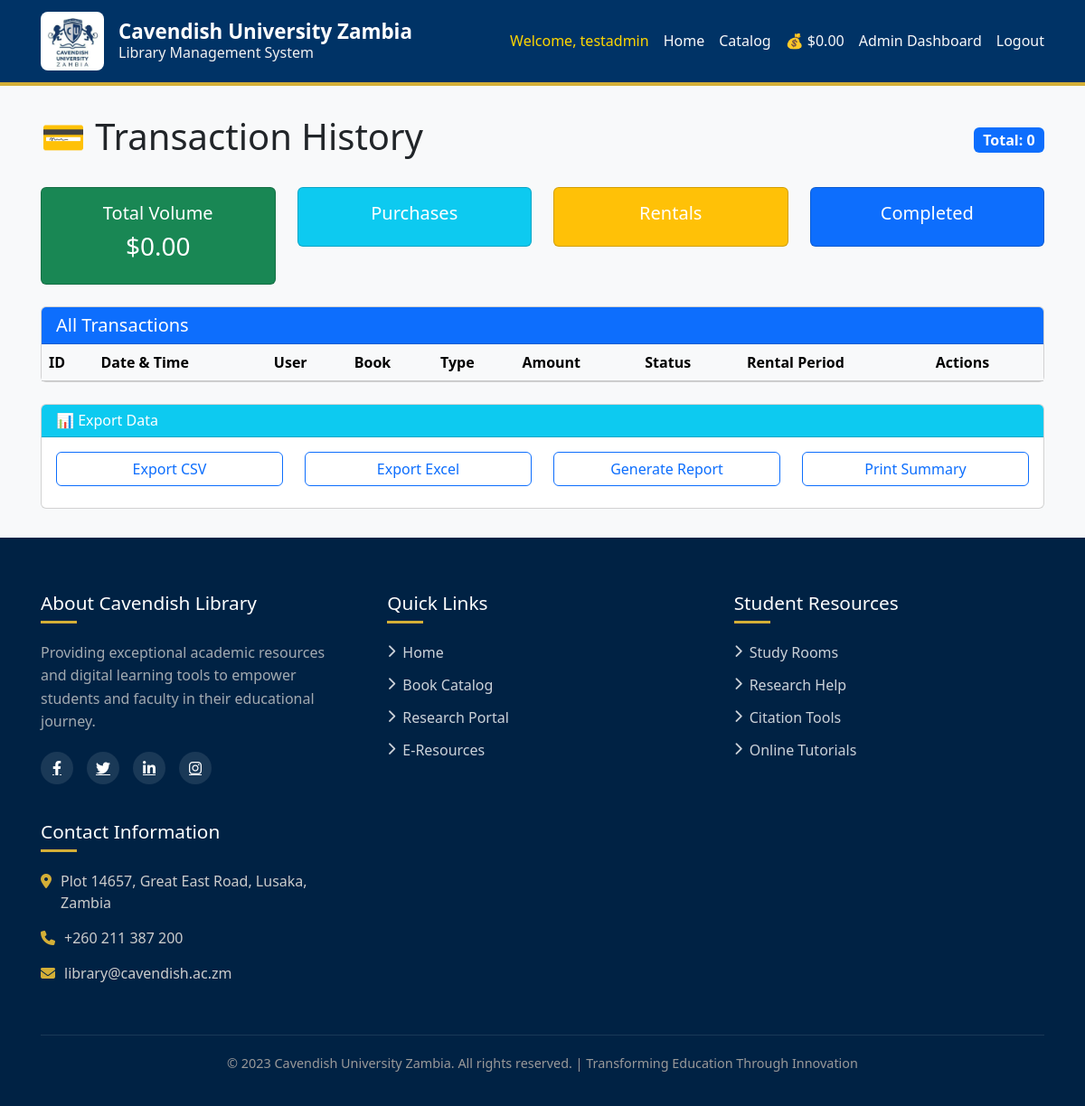
The app's page /admin/transactions (signed in), older data.
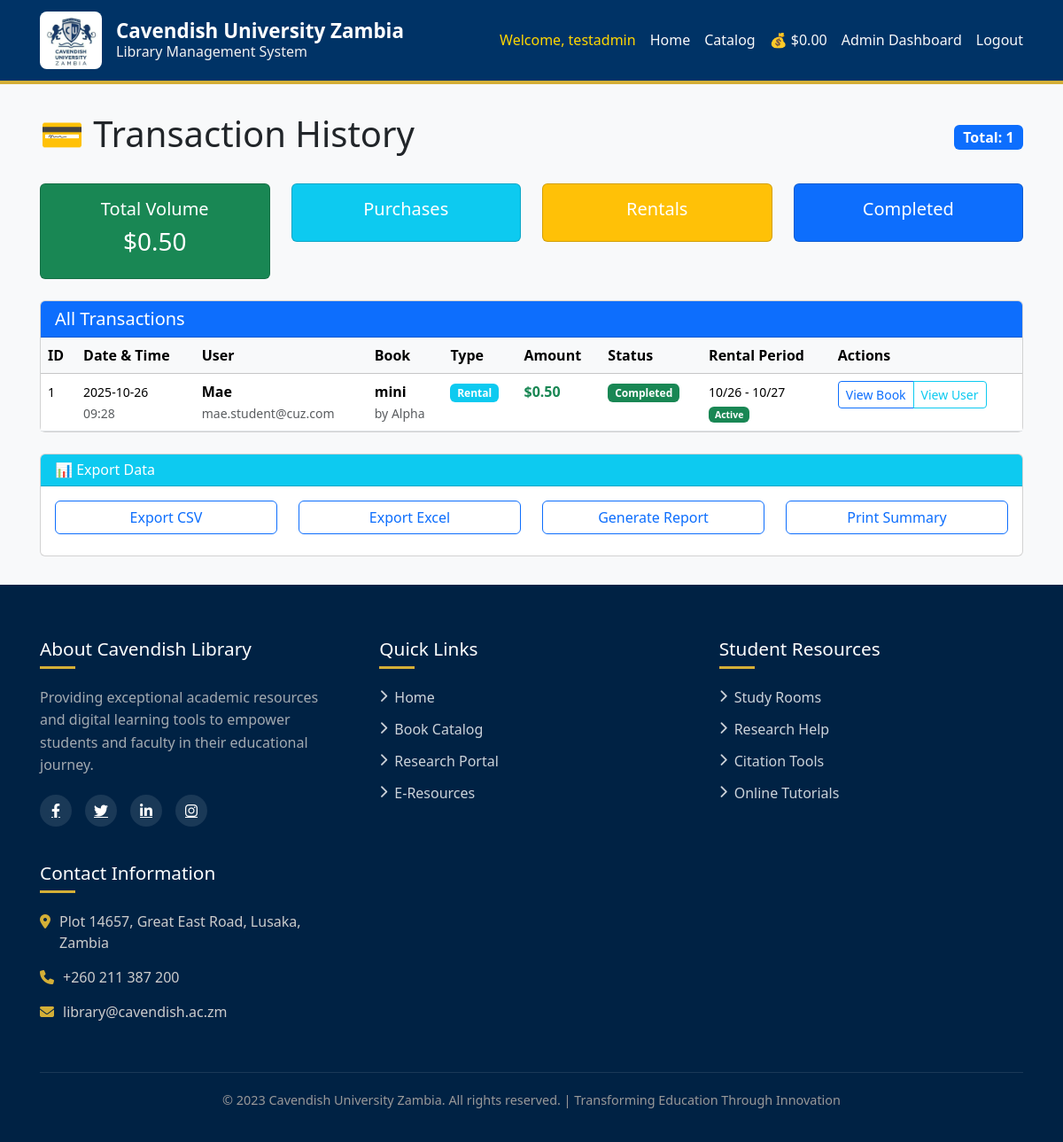
The same page, newer data.
### app/models.py (models this page shows, shortened)
class Transaction(db.Model):
    __tablename__ = 'transactions'
    transaction_id = db.Column(db.Integer, primary_key=True)
    user_id = db.Column(db.Integer, db.ForeignKey('users.user_id'), nullable=False)
    book_id = db.Column(db.Integer, db.ForeignKey('books.book_id'), nullable=False)
    amount = db.Column(db.Float, nullable=False)
    transaction_type = db.Column(db.String(20), nullable=False)  # purchase, rental
    status = db.Column(db.String(20), default='completed')  # completed, pending, failed
    created_at = db.Column(db.DateTime, default=datetime.utcnow)
    rental = db.relationship('Rental', backref='transaction', uselist=False, lazy=True, cascade='all, delete-orphan')

class User(UserMixin, db.Model):
    __tablename__ = 'users'
    user_id = db.Column(db.Integer, primary_key=True)
    username = db.Column(db.String(64), unique=True, nullable=False, index=True)
    email = db.Column(db.String(120), unique=True, nullable=False, index=True)
    password_hash = db.Column(db.String(256), nullable=False)
    role = db.Column(db.String(20), default='student')  # student, admin
    student_id = db.Column(db.String(20), unique=True, nullable=True, index=True)  # ADDED THIS LINE
    is_active = db.Column(db.Boolean, default=True)
    created_at = db.Column(db.DateTime, default=datetime.utcnow)
    wallet = db.relationship('Wallet', backref='user', uselist=False, lazy=True, cascade='all, delete-orphan')
    books = db.relationship('Book', backref='uploader', lazy='dynamic', cascade='all, delete-orphan')
    transactions = db.relationship('Transaction', backref='user', lazy='dynamic', foreign_keys='Transaction.user_id')
    def is_admin(self):
        return self.role == 'admin'

class Book(db.Model):
    __tablename__ = 'books'
    book_id = db.Column(db.Integer, primary_key=True)
    title = db.Column(db.String(200), nullable=False, index=True)
    author = db.Column(db.String(100), nullable=False)
    isbn = db.Column(db.String(20))
    description = db.Column(db.Text)
    price = db.Column(db.Float, default=0.0)  # Sale price
    rental_fee = db.Column(db.Float, default=0.0)  # Daily rental fee
    file_path = db.Column(db.String(500))
    status = db.Column(db.String(20), default='available')  # available, rented, sold
    category = db.Column(db.String(50))
    uploaded_by = db.Column(db.Integer, db.ForeignKey('users.user_id'), nullable=False)
    created_at = db.Column(db.DateTime, default=datetime.utcnow)
    updated_at = db.Column(db.DateTime, default=datetime.utcnow, onupdate=datetime.utcnow)
    transactions = db.relationship('Transaction', backref='book', lazy='dynamic')

class Rental(db.Model):
    __tablename__ = 'rentals'
    rental_id = db.Column(db.Integer, primary_key=True)
    transaction_id = db.Column(db.Integer, db.ForeignKey('transactions.transaction_id'), nullable=False)
    start_date = db.Column(db.DateTime, nullable=False, default=datetime.utcnow)
    end_date = db.Column(db.DateTime, nullable=False, default=lambda: datetime.utcnow() + timedelta(days=7))
    is_active = db.Column(db.Boolean, default=True)

### app/admin/routes.py (the view)
@bp.route('/transactions')
@login_required
def transactions():
    if not current_user.is_admin():
        flash('Access denied. Admin privileges required.', 'danger')
        return redirect(url_for('main.index'))
    page = request.args.get('page', 1, type=int)
    transactions = Transaction.query.order_by(Transaction.created_at.desc()).paginate(page=page, per_page=20, error_out=False)
    total_volume = db.session.query(db.func.sum(Transaction.amount)).scalar() or 0.0
    return render_template('admin/transactions.html',
                         title='Transaction History',
                         transactions=transactions,
                         total_volume=total_volume)  # Add this variable

### app/__init__.py (called while the page is built)
def create_app(config_name='default'):
    app = Flask(__name__)
    app.config.from_object(config[config_name])
    db.init_app(app)
    migrate.init_app(app, db)
    login_manager.init_app(app)
    bcrypt.init_app(app)
    from app.auth import bp as auth_bp
    app.register_blueprint(auth_bp, url_prefix='/auth')
    from app.books import bp as books_bp
    app.register_blueprint(books_bp, url_prefix='/books')
    from app.payments import bp as payments_bp
    app.register_blueprint(payments_bp, url_prefix='/payments')
    from app.admin import bp as admin_bp
    app.register_blueprint(admin_bp, url_prefix='/admin')
    from app.routes import bp as main_bp
    app.register_blueprint(main_bp)
    from app.models import User
    @login_manager.user_loader
    def load_user(user_id):
        return User.query.get(int(user_id))
    return app

### app/admin/templates/admin/transactions.html (shortened to what the changed rows need)
{% extends "base.html" %}
{% block content %}
<div class="row mb-4">
    <div class="col-12">
        <div class="d-flex justify-content-between align-items-center">
            <h1>💳 Transaction History</h1>
            <span class="badge bg-primary fs-6">Total: {{ transactions.total }}</span>
        </div>
    </div>
</div>
<div class="row mb-4">
    <div class="col-md-3">
        <div class="card text-white bg-success">
            <div class="card-body text-center">
                <h5>Total Volume</h5>
                <h3>${{ "%.2f"|format(total_volume) }}</h3>
            </div>
        </div>
    </div>
</div>
<div class="row">
    <div class="col-12">
        <div class="card">
            <div class="card-body p-0">
                <div class="table-responsive">
                    <table class="table table-hover mb-0">
                        <thead class="table-light">
                            <tr>
                                <th>ID</th>
                                <th>Date & Time</th>
                                <th>User</th>
                                <th>Book</th>
                                <th>Type</th>
                                <th>Amount</th>
                                <th>Status</th>
                                <th>Rental Period</th>
                                <th>Actions</th>
                            </tr>
                        </thead>
                        <tbody>
                            {% for transaction in transactions.items %}
                            <tr>
                                <td><small>{{ transaction.transaction_id }}</small></td>
                                <td>
                                    <small>{{ transaction.created_at.strftime('%Y-%m-%d') }}</small>
                                    <br>
                                    <small class="text-muted">{{ transaction.created_at.strftime('%H:%M') }}</small>
                                </td>
                                <td>
                                    <strong>{{ transaction.user.username }}</strong>
                                    <br>
                                    <small class="text-muted">{{ transaction.user.email }}</small>
                                </td>
                                <td>
                                    <strong>{{ transaction.book.title }}</strong>
                                    <br>
                                    <small class="text-muted">by {{ transaction.book.author }}</small>
                                </td>
                                <td>
                                    <span class="badge bg-{{ 'success' if transaction.transaction_type == 'purchase' else 'info' }}">
                                        {{ transaction.transaction_type|title }}
                                    </span>
                                </td>
                                <td>
                                    <strong class="text-success">${{ "%.2f"|format(transaction.amount) }}</strong>
                                </td>
                                <td>
                                    <span class="badge bg-{{ 'success' if transaction.status == 'completed' else 'warning' }}">
                                        {{ transaction.status|title }}
                                    </span>
                                </td>
                                <td>
                                    {% if transaction.rental %}
                                        <small>
                                            {{ transaction.rental.start_date.strftime('%m/%d') }} -
                                            {{ transaction.rental.end_date.strftime('%m/%d') }}
                                            <br>
                                            <span class="badge bg-{{ 'success' if transaction.rental.is_active else 'secondary' }}">
                                                {{ 'Active' if transaction.rental.is_active else 'Expired' }}
                                            </span>
                                        </small>
                                    {% else %}
                                        <span class="text-muted">-</span>
                                    {% endif %}
                                </td>
                                <td>
                                    <div class="btn-group btn-group-sm">
                                        <a href="{{ url_for('books.book_detail', book_id=transaction.book.book_id) }}"
                                           class="btn btn-outline-primary" target="_blank">
                                            View Book
                                        </a>
                                        <a href="{{ url_for('admin.users') }}?email={{ transaction.user.email }}"
                                           class="btn btn-outline-info">
                                            View User
                                        </a>
                                    </div>
                                </td>
                            </tr>
                            {% endfor %}
                        </tbody>
                    </table>
                </div>
            </div>
        </div>
    </div>
</div>
{% endblock %}

Row changes from the older to the newer data that the page shows:
added Transaction: amount "0.50"
added Rental: is_active "Active"
Text that changed along with them:
{{ transactions.total }}: "0" → "1"
{{ "%.2f"|format(total_volume) }}: "0.00" → "0.50"
